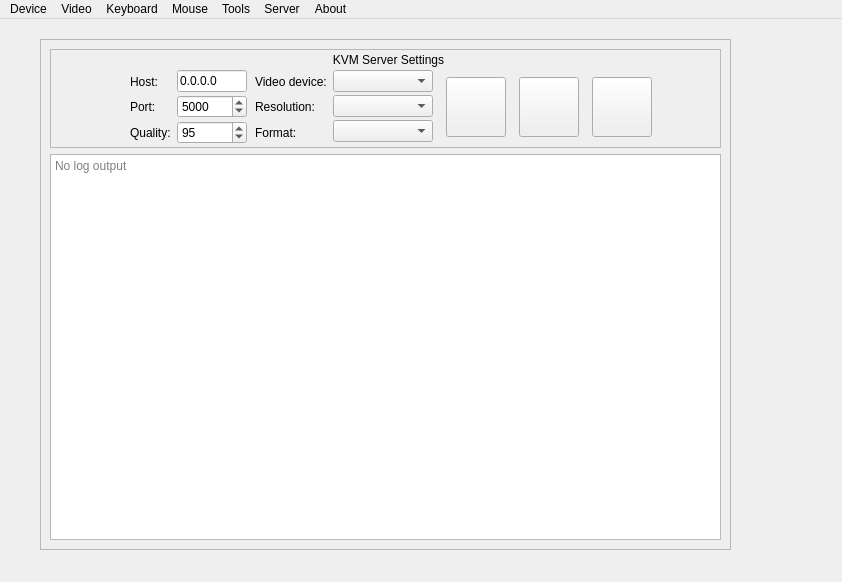
<?xml version="1.0" encoding="UTF-8"?>
<ui version="4.0">
 <class>MainWindow</class>
 <widget class="QMainWindow" name="MainWindow">
  <property name="geometry">
   <rect>
    <x>0</x>
    <y>0</y>
    <width>842</width>
    <height>582</height>
   </rect>
  </property>
  <property name="focusPolicy">
   <enum>Qt::StrongFocus</enum>
  </property>
  <property name="windowTitle">
   <string>USB KVM Client</string>
  </property>
  <widget class="QWidget" name="centralwidget">
   <widget class="QFrame" name="serverFrame">
    <property name="geometry">
     <rect>
      <x>40</x>
      <y>20</y>
      <width>691</width>
      <height>511</height>
     </rect>
    </property>
    <property name="frameShape">
     <enum>QFrame::StyledPanel</enum>
    </property>
    <property name="frameShadow">
     <enum>QFrame::Plain</enum>
    </property>
    <layout class="QVBoxLayout" name="verticalLayout_6">
     <item>
      <widget class="QFrame" name="serverSettingFrame">
       <property name="frameShape">
        <enum>QFrame::StyledPanel</enum>
       </property>
       <property name="frameShadow">
        <enum>QFrame::Plain</enum>
       </property>
       <layout class="QVBoxLayout" name="verticalLayout_5">
        <property name="spacing">
         <number>3</number>
        </property>
        <property name="topMargin">
         <number>3</number>
        </property>
        <property name="rightMargin">
         <number>3</number>
        </property>
        <property name="bottomMargin">
         <number>3</number>
        </property>
        <item>
         <widget class="QLabel" name="label_4">
          <property name="text">
           <string>KVM Server Settings</string>
          </property>
          <property name="alignment">
           <set>Qt::AlignCenter</set>
          </property>
         </widget>
        </item>
        <item>
         <layout class="QHBoxLayout" name="horizontalLayout">
          <item>
           <spacer name="horizontalSpacer_3">
            <property name="orientation">
             <enum>Qt::Horizontal</enum>
            </property>
            <property name="sizeHint" stdset="0">
             <size>
              <width>40</width>
              <height>20</height>
             </size>
            </property>
           </spacer>
          </item>
          <item>
           <layout class="QVBoxLayout" name="verticalLayout">
            <property name="leftMargin">
             <number>5</number>
            </property>
            <property name="rightMargin">
             <number>3</number>
            </property>
            <item>
             <widget class="QLabel" name="label_2">
              <property name="text">
               <string>Host:</string>
              </property>
             </widget>
            </item>
            <item>
             <widget class="QLabel" name="label">
              <property name="text">
               <string>Port:</string>
              </property>
             </widget>
            </item>
            <item>
             <widget class="QLabel" name="label_3">
              <property name="text">
               <string>Quality:</string>
              </property>
             </widget>
            </item>
           </layout>
          </item>
          <item>
           <layout class="QVBoxLayout" name="verticalLayout_2">
            <item>
             <widget class="QLineEdit" name="kvmSetHostLine">
              <property name="maximumSize">
               <size>
                <width>70</width>
                <height>16777215</height>
               </size>
              </property>
              <property name="text">
               <string>0.0.0.0</string>
              </property>
             </widget>
            </item>
            <item>
             <widget class="QSpinBox" name="kvmSetPortSpin">
              <property name="minimumSize">
               <size>
                <width>70</width>
                <height>0</height>
               </size>
              </property>
              <property name="maximum">
               <number>32768</number>
              </property>
              <property name="value">
               <number>5000</number>
              </property>
             </widget>
            </item>
            <item>
             <widget class="QSpinBox" name="kvmSetQualitySpin">
              <property name="maximum">
               <number>100</number>
              </property>
              <property name="value">
               <number>95</number>
              </property>
             </widget>
            </item>
           </layout>
          </item>
          <item>
           <layout class="QVBoxLayout" name="verticalLayout_3">
            <property name="leftMargin">
             <number>5</number>
            </property>
            <property name="rightMargin">
             <number>3</number>
            </property>
            <item>
             <widget class="QLabel" name="label_5">
              <property name="text">
               <string>Video device:</string>
              </property>
             </widget>
            </item>
            <item>
             <widget class="QLabel" name="label_6">
              <property name="text">
               <string>Resolution:</string>
              </property>
             </widget>
            </item>
            <item>
             <widget class="QLabel" name="label_7">
              <property name="text">
               <string>Format:</string>
              </property>
             </widget>
            </item>
           </layout>
          </item>
          <item>
           <layout class="QVBoxLayout" name="verticalLayout_4">
            <item>
             <widget class="QComboBox" name="kvmSetDeviceCombo">
              <property name="minimumSize">
               <size>
                <width>100</width>
                <height>0</height>
               </size>
              </property>
              <property name="sizeIncrement">
               <size>
                <width>0</width>
                <height>0</height>
               </size>
              </property>
              <property name="baseSize">
               <size>
                <width>0</width>
                <height>0</height>
               </size>
              </property>
             </widget>
            </item>
            <item>
             <widget class="QComboBox" name="kvmSetResCombo"/>
            </item>
            <item>
             <widget class="QComboBox" name="kvmSetFormatCombo"/>
            </item>
           </layout>
          </item>
          <item>
           <spacer name="horizontalSpacer_8">
            <property name="orientation">
             <enum>Qt::Horizontal</enum>
            </property>
            <property name="sizeType">
             <enum>QSizePolicy::Fixed</enum>
            </property>
            <property name="sizeHint" stdset="0">
             <size>
              <width>10</width>
              <height>20</height>
             </size>
            </property>
           </spacer>
          </item>
          <item>
           <widget class="QPushButton" name="btnServerSwitch">
            <property name="minimumSize">
             <size>
              <width>60</width>
              <height>60</height>
             </size>
            </property>
            <property name="maximumSize">
             <size>
              <width>60</width>
              <height>60</height>
             </size>
            </property>
            <property name="font">
             <font>
              <bold>false</bold>
             </font>
            </property>
            <property name="text">
             <string/>
            </property>
            <property name="iconSize">
             <size>
              <width>35</width>
              <height>35</height>
             </size>
            </property>
           </widget>
          </item>
          <item>
           <spacer name="horizontalSpacer_9">
            <property name="orientation">
             <enum>Qt::Horizontal</enum>
            </property>
            <property name="sizeType">
             <enum>QSizePolicy::Fixed</enum>
            </property>
            <property name="sizeHint" stdset="0">
             <size>
              <width>10</width>
              <height>20</height>
             </size>
            </property>
           </spacer>
          </item>
          <item>
           <widget class="QPushButton" name="btnServerSetAuth">
            <property name="minimumSize">
             <size>
              <width>60</width>
              <height>60</height>
             </size>
            </property>
            <property name="maximumSize">
             <size>
              <width>60</width>
              <height>60</height>
             </size>
            </property>
            <property name="font">
             <font>
              <bold>false</bold>
             </font>
            </property>
            <property name="text">
             <string/>
            </property>
            <property name="iconSize">
             <size>
              <width>35</width>
              <height>35</height>
             </size>
            </property>
           </widget>
          </item>
          <item>
           <spacer name="horizontalSpacer_10">
            <property name="orientation">
             <enum>Qt::Horizontal</enum>
            </property>
            <property name="sizeType">
             <enum>QSizePolicy::Fixed</enum>
            </property>
            <property name="sizeHint" stdset="0">
             <size>
              <width>10</width>
              <height>20</height>
             </size>
            </property>
           </spacer>
          </item>
          <item>
           <widget class="QPushButton" name="btnServerOpenBrowser">
            <property name="minimumSize">
             <size>
              <width>60</width>
              <height>60</height>
             </size>
            </property>
            <property name="maximumSize">
             <size>
              <width>60</width>
              <height>60</height>
             </size>
            </property>
            <property name="font">
             <font>
              <bold>false</bold>
             </font>
            </property>
            <property name="text">
             <string/>
            </property>
            <property name="iconSize">
             <size>
              <width>35</width>
              <height>35</height>
             </size>
            </property>
           </widget>
          </item>
          <item>
           <spacer name="horizontalSpacer_2">
            <property name="orientation">
             <enum>Qt::Horizontal</enum>
            </property>
            <property name="sizeHint" stdset="0">
             <size>
              <width>40</width>
              <height>20</height>
             </size>
            </property>
           </spacer>
          </item>
         </layout>
        </item>
       </layout>
      </widget>
     </item>
     <item>
      <widget class="QTextEdit" name="serverLogEdit">
       <property name="focusPolicy">
        <enum>Qt::NoFocus</enum>
       </property>
       <property name="frameShadow">
        <enum>QFrame::Plain</enum>
       </property>
       <property name="lineWidth">
        <number>1</number>
       </property>
       <property name="autoFormatting">
        <set>QTextEdit::AutoAll</set>
       </property>
       <property name="readOnly">
        <bool>true</bool>
       </property>
       <property name="placeholderText">
        <string>No log output</string>
       </property>
      </widget>
     </item>
    </layout>
   </widget>
  </widget>
  <widget class="QMenuBar" name="menubar">
   <property name="geometry">
    <rect>
     <x>0</x>
     <y>0</y>
     <width>842</width>
     <height>21</height>
    </rect>
   </property>
   <widget class="QMenu" name="menu_video_menu">
    <property name="title">
     <string>Device</string>
    </property>
    <addaction name="action_video_devices"/>
    <addaction name="action_video_device_connect"/>
    <addaction name="action_video_device_disconnect"/>
    <addaction name="separator"/>
    <addaction name="actionReload_MCU"/>
    <addaction name="actionReload_Key_Mouse"/>
    <addaction name="separator"/>
    <addaction name="actionDark_theme"/>
    <addaction name="actionRGB"/>
    <addaction name="separator"/>
    <addaction name="actionMinimize"/>
    <addaction name="actionexit"/>
   </widget>
   <widget class="QMenu" name="menuKeyboard">
    <property name="title">
     <string>Keyboard</string>
    </property>
    <widget class="QMenu" name="menuShortcut_key">
     <property name="title">
      <string>Shortcut key</string>
     </property>
    </widget>
    <addaction name="actionResetKeyboard"/>
    <addaction name="separator"/>
    <addaction name="menuShortcut_key"/>
    <addaction name="actionCustomKey"/>
    <addaction name="separator"/>
    <addaction name="actionPaste_board"/>
    <addaction name="actionQuick_paste"/>
    <addaction name="separator"/>
    <addaction name="actionSystem_hook"/>
    <addaction name="separator"/>
    <addaction name="actionIndicator_light"/>
    <addaction name="actionNum_Keyboard"/>
   </widget>
   <widget class="QMenu" name="menuMouse">
    <property name="title">
     <string>Mouse</string>
    </property>
    <addaction name="actionResetMouse"/>
    <addaction name="separator"/>
    <addaction name="actionCapture_mouse"/>
    <addaction name="actionRelease_mouse"/>
    <addaction name="separator"/>
    <addaction name="actionRelative_mouse"/>
    <addaction name="actionHide_cursor"/>
   </widget>
   <widget class="QMenu" name="menuTools">
    <property name="title">
     <string>Tools</string>
    </property>
    <addaction name="actionWindows_Device_Manager"/>
    <addaction name="actionWindows_Audio_Setting"/>
    <addaction name="actionOn_screen_Keyboard"/>
    <addaction name="actionCalculator"/>
    <addaction name="actionSnippingTool"/>
    <addaction name="actionNotepad"/>
   </widget>
   <widget class="QMenu" name="menuVideo">
    <property name="title">
     <string>Video</string>
    </property>
    <addaction name="action_fullscreen"/>
    <addaction name="action_Resize_window"/>
    <addaction name="actionKeep_on_top"/>
    <addaction name="separator"/>
    <addaction name="actionKeep_ratio"/>
    <addaction name="actionCapture_frame"/>
    <addaction name="actionRecord_video"/>
   </widget>
   <widget class="QMenu" name="menuServer">
    <property name="title">
     <string>Server</string>
    </property>
    <addaction name="actionOpen_Server_Manager"/>
    <addaction name="actionRefresh_device_list"/>
    <addaction name="separator"/>
    <addaction name="actionWeb_client"/>
   </widget>
   <widget class="QMenu" name="menuAbout">
    <property name="title">
     <string>About</string>
    </property>
    <addaction name="actionAuthor"/>
    <addaction name="separator"/>
    <addaction name="actionRaw_author"/>
   </widget>
   <addaction name="menu_video_menu"/>
   <addaction name="menuVideo"/>
   <addaction name="menuKeyboard"/>
   <addaction name="menuMouse"/>
   <addaction name="menuTools"/>
   <addaction name="menuServer"/>
   <addaction name="menuAbout"/>
  </widget>
  <widget class="QStatusBar" name="statusbar">
   <property name="sizeGripEnabled">
    <bool>false</bool>
   </property>
  </widget>
  <action name="action_video_devices">
   <property name="text">
    <string>Video devices</string>
   </property>
   <property name="shortcut">
    <string/>
   </property>
  </action>
  <action name="action_video_device_connect">
   <property name="text">
    <string>Connect</string>
   </property>
  </action>
  <action name="action_video_device_disconnect">
   <property name="text">
    <string>Disconnect</string>
   </property>
  </action>
  <action name="actionexit">
   <property name="text">
    <string>Exit</string>
   </property>
  </action>
  <action name="actionfullscreen">
   <property name="checkable">
    <bool>true</bool>
   </property>
   <property name="checked">
    <bool>false</bool>
   </property>
   <property name="text">
    <string>Full screen</string>
   </property>
   <property name="shortcutVisibleInContextMenu">
    <bool>false</bool>
   </property>
  </action>
  <action name="actionScreen_recording">
   <property name="text">
    <string>Screen recording</string>
   </property>
  </action>
  <action name="actionResize_window">
   <property name="text">
    <string>Resize window</string>
   </property>
  </action>
  <action name="actionResetKeyboard">
   <property name="text">
    <string>Reset</string>
   </property>
  </action>
  <action name="actionResetMouse">
   <property name="text">
    <string>Reset</string>
   </property>
  </action>
  <action name="action_quickkey_1">
   <property name="text">
    <string>Ctrl+Alt+Del</string>
   </property>
  </action>
  <action name="action_quickkey_2">
   <property name="text">
    <string>Alt+Tab</string>
   </property>
  </action>
  <action name="actionMinimize">
   <property name="text">
    <string>Minimize</string>
   </property>
  </action>
  <action name="actionReload_Key_Mouse">
   <property name="text">
    <string>Reload Key/Mouse</string>
   </property>
  </action>
  <action name="actionRelease_mouse">
   <property name="text">
    <string>Release mouse</string>
   </property>
  </action>
  <action name="actionDisplay_System_Mouse">
   <property name="text">
    <string>Display system mouse</string>
   </property>
  </action>
  <action name="actionCapture_mouse">
   <property name="text">
    <string>Capture mouse</string>
   </property>
  </action>
  <action name="actionCustomKey">
   <property name="text">
    <string>Custom key</string>
   </property>
  </action>
  <action name="actionq1">
   <property name="text">
    <string>q1</string>
   </property>
  </action>
  <action name="actionq2">
   <property name="text">
    <string>q2</string>
   </property>
  </action>
  <action name="actionq3">
   <property name="text">
    <string>q3</string>
   </property>
  </action>
  <action name="actionq4">
   <property name="text">
    <string>q4</string>
   </property>
  </action>
  <action name="actionq5">
   <property name="text">
    <string>q5</string>
   </property>
  </action>
  <action name="actionq6">
   <property name="text">
    <string>q6</string>
   </property>
  </action>
  <action name="actionq7">
   <property name="text">
    <string>q7</string>
   </property>
  </action>
  <action name="actionq8">
   <property name="text">
    <string>q8</string>
   </property>
  </action>
  <action name="actionq_8">
   <property name="text">
    <string>q8</string>
   </property>
  </action>
  <action name="actionq9">
   <property name="text">
    <string>q9</string>
   </property>
  </action>
  <action name="actionq10">
   <property name="text">
    <string>q10</string>
   </property>
  </action>
  <action name="actionOn_screen_Keyboard">
   <property name="text">
    <string>On-screen Keyboard</string>
   </property>
  </action>
  <action name="actionCalculator">
   <property name="text">
    <string>Calculator</string>
   </property>
  </action>
  <action name="actionSnippingTool">
   <property name="text">
    <string>SnippingTool</string>
   </property>
  </action>
  <action name="actionNotepad">
   <property name="text">
    <string>Notepad</string>
   </property>
  </action>
  <action name="actionIndicator_light">
   <property name="text">
    <string>Indicator light</string>
   </property>
  </action>
  <action name="actionReload_MCU">
   <property name="text">
    <string>Reload MCU</string>
   </property>
  </action>
  <action name="action_fullscreen">
   <property name="checkable">
    <bool>true</bool>
   </property>
   <property name="text">
    <string>Fullscreen</string>
   </property>
  </action>
  <action name="action_Resize_window">
   <property name="text">
    <string>Resize window</string>
   </property>
  </action>
  <action name="actionKeep_ratio">
   <property name="checkable">
    <bool>true</bool>
   </property>
   <property name="text">
    <string>Keep aspect ratio</string>
   </property>
  </action>
  <action name="actionKeep_on_top">
   <property name="checkable">
    <bool>true</bool>
   </property>
   <property name="text">
    <string>Always on top</string>
   </property>
  </action>
  <action name="actionPaste_board">
   <property name="text">
    <string>Pasteboard</string>
   </property>
  </action>
  <action name="actionHide_cursor">
   <property name="checkable">
    <bool>true</bool>
   </property>
   <property name="text">
    <string>Hide cursor</string>
   </property>
  </action>
  <action name="actionCaps_Lock">
   <property name="text">
    <string>Caps Lock</string>
   </property>
  </action>
  <action name="actionScroll_Lock">
   <property name="text">
    <string>Scroll Lock</string>
   </property>
  </action>
  <action name="actionNum_Lock">
   <property name="text">
    <string>Num Lock</string>
   </property>
  </action>
  <action name="actionDark_theme">
   <property name="checkable">
    <bool>true</bool>
   </property>
   <property name="text">
    <string>Dark theme</string>
   </property>
  </action>
  <action name="actionCapture_frame">
   <property name="text">
    <string>Capture frame</string>
   </property>
  </action>
  <action name="actionRGB">
   <property name="checkable">
    <bool>true</bool>
   </property>
   <property name="text">
    <string>RGB Indicator</string>
   </property>
   <property name="toolTip">
    <string>RGB Indicator</string>
   </property>
   <property name="whatsThis">
    <string/>
   </property>
  </action>
  <action name="actionQuick_paste">
   <property name="checkable">
    <bool>true</bool>
   </property>
   <property name="text">
    <string>Quick paste</string>
   </property>
   <property name="statusTip">
    <string>Click Ctrl+Shift+Alt+V to quickly send your pasteboard</string>
   </property>
  </action>
  <action name="actionWindows_Audio_Setting">
   <property name="text">
    <string>Windows Audio Settings</string>
   </property>
  </action>
  <action name="actionWindows_Device_Manager">
   <property name="text">
    <string>Windows Device Manager</string>
   </property>
  </action>
  <action name="actionNum_Keyboard">
   <property name="text">
    <string>Num Keyboard</string>
   </property>
  </action>
  <action name="actionRecord_video">
   <property name="text">
    <string>Record video</string>
   </property>
  </action>
  <action name="actionOpen_Server_Manager">
   <property name="text">
    <string>Open Server Manager</string>
   </property>
  </action>
  <action name="actionSystem_hook">
   <property name="checkable">
    <bool>true</bool>
   </property>
   <property name="text">
    <string>System hook</string>
   </property>
   <property name="statusTip">
    <string>Blocks the system from responding to user input</string>
   </property>
  </action>
  <action name="actionRefresh_device_list">
   <property name="text">
    <string>Refresh device list</string>
   </property>
  </action>
  <action name="actionWeb_client">
   <property name="text">
    <string>Web client</string>
   </property>
  </action>
  <action name="actionAuthor">
   <property name="text">
    <string>Author: @Cu6esugar</string>
   </property>
  </action>
  <action name="actionRaw_author">
   <property name="text">
    <string>Raw authors: @ElluIFX @Jackadminx</string>
   </property>
  </action>
  <action name="actionRelative_mouse">
   <property name="checkable">
    <bool>true</bool>
   </property>
   <property name="text">
    <string>Relative mouse</string>
   </property>
  </action>
 </widget>
 <resources/>
 <connections/>
</ui>
